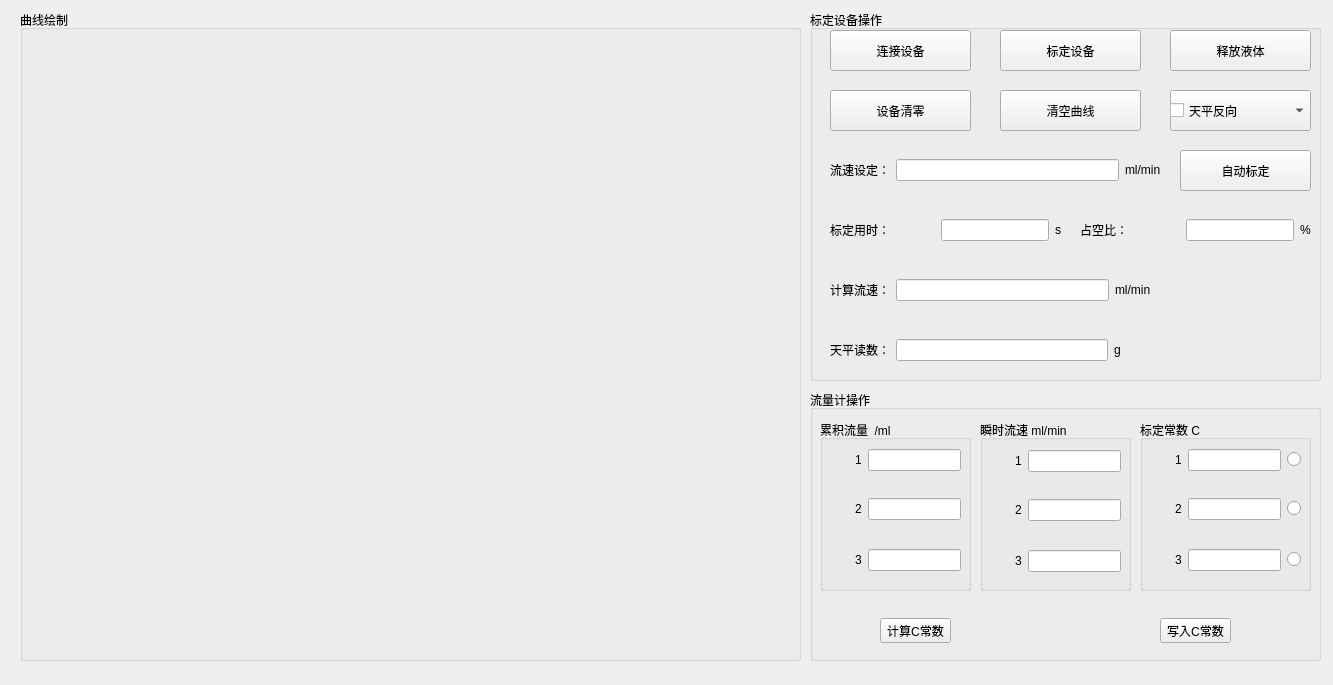
<?xml version="1.0" encoding="UTF-8"?>
<ui version="4.0">
 <class>FCOperationFlowmeter</class>
 <widget class="QWidget" name="FCOperationFlowmeter">
  <property name="geometry">
   <rect>
    <x>0</x>
    <y>0</y>
    <width>1333</width>
    <height>685</height>
   </rect>
  </property>
  <property name="windowTitle">
   <string>Form</string>
  </property>
  <widget class="QGroupBox" name="groupBox">
   <property name="geometry">
    <rect>
     <x>20</x>
     <y>10</y>
     <width>781</width>
     <height>651</height>
    </rect>
   </property>
   <property name="title">
    <string>曲线绘制</string>
   </property>
   <widget class="QCustomPlot" name="MyCustomPlot" native="true">
    <property name="geometry">
     <rect>
      <x>10</x>
      <y>20</y>
      <width>761</width>
      <height>611</height>
     </rect>
    </property>
   </widget>
  </widget>
  <widget class="QGroupBox" name="groupBox_2">
   <property name="geometry">
    <rect>
     <x>810</x>
     <y>10</y>
     <width>511</width>
     <height>371</height>
    </rect>
   </property>
   <property name="title">
    <string>标定设备操作</string>
   </property>
   <widget class="QToolButton" name="tbnConnect">
    <property name="geometry">
     <rect>
      <x>20</x>
      <y>20</y>
      <width>141</width>
      <height>41</height>
     </rect>
    </property>
    <property name="text">
     <string>连接设备</string>
    </property>
   </widget>
   <widget class="QToolButton" name="tbnMeasure">
    <property name="geometry">
     <rect>
      <x>190</x>
      <y>20</y>
      <width>141</width>
      <height>41</height>
     </rect>
    </property>
    <property name="text">
     <string>标定设备</string>
    </property>
   </widget>
   <widget class="QToolButton" name="tbnReset">
    <property name="geometry">
     <rect>
      <x>20</x>
      <y>80</y>
      <width>141</width>
      <height>41</height>
     </rect>
    </property>
    <property name="text">
     <string>设备清零</string>
    </property>
   </widget>
   <widget class="QToolButton" name="tbnOpen">
    <property name="geometry">
     <rect>
      <x>360</x>
      <y>20</y>
      <width>141</width>
      <height>41</height>
     </rect>
    </property>
    <property name="text">
     <string>释放液体</string>
    </property>
   </widget>
   <widget class="QWidget" name="layoutWidget">
    <property name="geometry">
     <rect>
      <x>270</x>
      <y>200</y>
      <width>231</width>
      <height>41</height>
     </rect>
    </property>
    <layout class="QGridLayout" name="gridLayout">
     <item row="1" column="3">
      <widget class="QLabel" name="lb15">
       <property name="text">
        <string>%</string>
       </property>
      </widget>
     </item>
     <item row="1" column="2">
      <widget class="QLineEdit" name="leDutyCycle">
       <property name="text">
        <string/>
       </property>
      </widget>
     </item>
     <item row="1" column="0">
      <widget class="QLabel" name="lb14">
       <property name="text">
        <string>占空比：</string>
       </property>
      </widget>
     </item>
     <item row="0" column="2">
      <spacer name="verticalSpacer">
       <property name="orientation">
        <enum>Qt::Vertical</enum>
       </property>
       <property name="sizeHint" stdset="0">
        <size>
         <width>20</width>
         <height>40</height>
        </size>
       </property>
      </spacer>
     </item>
     <item row="2" column="2">
      <spacer name="verticalSpacer_2">
       <property name="orientation">
        <enum>Qt::Vertical</enum>
       </property>
       <property name="sizeHint" stdset="0">
        <size>
         <width>20</width>
         <height>40</height>
        </size>
       </property>
      </spacer>
     </item>
     <item row="1" column="1">
      <spacer name="horizontalSpacer_2">
       <property name="orientation">
        <enum>Qt::Horizontal</enum>
       </property>
       <property name="sizeHint" stdset="0">
        <size>
         <width>40</width>
         <height>20</height>
        </size>
       </property>
      </spacer>
     </item>
    </layout>
   </widget>
   <widget class="QWidget" name="layoutWidget_2">
    <property name="geometry">
     <rect>
      <x>20</x>
      <y>260</y>
      <width>321</width>
      <height>41</height>
     </rect>
    </property>
    <layout class="QGridLayout" name="gridLayout_28">
     <item row="1" column="0">
      <widget class="QLabel" name="lb16">
       <property name="text">
        <string>计算流速：</string>
       </property>
      </widget>
     </item>
     <item row="1" column="1">
      <widget class="QLineEdit" name="leCalculateFlow">
       <property name="text">
        <string/>
       </property>
      </widget>
     </item>
     <item row="1" column="2">
      <widget class="QLabel" name="lb17">
       <property name="text">
        <string>ml/min</string>
       </property>
      </widget>
     </item>
     <item row="0" column="1">
      <spacer name="verticalSpacer_53">
       <property name="orientation">
        <enum>Qt::Vertical</enum>
       </property>
       <property name="sizeHint" stdset="0">
        <size>
         <width>20</width>
         <height>40</height>
        </size>
       </property>
      </spacer>
     </item>
     <item row="2" column="1">
      <spacer name="verticalSpacer_54">
       <property name="orientation">
        <enum>Qt::Vertical</enum>
       </property>
       <property name="sizeHint" stdset="0">
        <size>
         <width>20</width>
         <height>40</height>
        </size>
       </property>
      </spacer>
     </item>
    </layout>
   </widget>
   <widget class="QWidget" name="layoutWidget_3">
    <property name="geometry">
     <rect>
      <x>20</x>
      <y>320</y>
      <width>291</width>
      <height>41</height>
     </rect>
    </property>
    <layout class="QGridLayout" name="gridLayout_2">
     <item row="2" column="1">
      <spacer name="verticalSpacer_4">
       <property name="orientation">
        <enum>Qt::Vertical</enum>
       </property>
       <property name="sizeHint" stdset="0">
        <size>
         <width>20</width>
         <height>40</height>
        </size>
       </property>
      </spacer>
     </item>
     <item row="1" column="2">
      <widget class="QLabel" name="lb19">
       <property name="text">
        <string>g</string>
       </property>
      </widget>
     </item>
     <item row="1" column="1">
      <widget class="QLineEdit" name="leScaleDisplay"/>
     </item>
     <item row="1" column="0">
      <widget class="QLabel" name="lb18">
       <property name="text">
        <string>天平读数：</string>
       </property>
      </widget>
     </item>
     <item row="0" column="1">
      <spacer name="verticalSpacer_3">
       <property name="orientation">
        <enum>Qt::Vertical</enum>
       </property>
       <property name="sizeHint" stdset="0">
        <size>
         <width>20</width>
         <height>40</height>
        </size>
       </property>
      </spacer>
     </item>
    </layout>
   </widget>
   <widget class="QWidget" name="layoutWidget_4">
    <property name="geometry">
     <rect>
      <x>20</x>
      <y>200</y>
      <width>231</width>
      <height>41</height>
     </rect>
    </property>
    <layout class="QGridLayout" name="gridLayout_3">
     <item row="1" column="3">
      <widget class="QLabel" name="lb13">
       <property name="text">
        <string>s</string>
       </property>
      </widget>
     </item>
     <item row="1" column="2">
      <widget class="QLineEdit" name="leCalibrationTime">
       <property name="text">
        <string/>
       </property>
      </widget>
     </item>
     <item row="1" column="0">
      <widget class="QLabel" name="lb12">
       <property name="text">
        <string>标定用时：</string>
       </property>
      </widget>
     </item>
     <item row="0" column="2">
      <spacer name="verticalSpacer_5">
       <property name="orientation">
        <enum>Qt::Vertical</enum>
       </property>
       <property name="sizeHint" stdset="0">
        <size>
         <width>20</width>
         <height>40</height>
        </size>
       </property>
      </spacer>
     </item>
     <item row="2" column="2">
      <spacer name="verticalSpacer_6">
       <property name="orientation">
        <enum>Qt::Vertical</enum>
       </property>
       <property name="sizeHint" stdset="0">
        <size>
         <width>20</width>
         <height>40</height>
        </size>
       </property>
      </spacer>
     </item>
     <item row="1" column="1">
      <spacer name="horizontalSpacer_3">
       <property name="orientation">
        <enum>Qt::Horizontal</enum>
       </property>
       <property name="sizeHint" stdset="0">
        <size>
         <width>40</width>
         <height>20</height>
        </size>
       </property>
      </spacer>
     </item>
    </layout>
   </widget>
   <widget class="QToolButton" name="tbnClearWave">
    <property name="geometry">
     <rect>
      <x>190</x>
      <y>80</y>
      <width>141</width>
      <height>41</height>
     </rect>
    </property>
    <property name="text">
     <string>清空曲线</string>
    </property>
   </widget>
   <widget class="QToolButton" name="tbnFlowSpeedCalibration">
    <property name="geometry">
     <rect>
      <x>370</x>
      <y>140</y>
      <width>131</width>
      <height>41</height>
     </rect>
    </property>
    <property name="text">
     <string>自动标定</string>
    </property>
   </widget>
   <widget class="QWidget" name="layoutWidget_7">
    <property name="geometry">
     <rect>
      <x>20</x>
      <y>140</y>
      <width>331</width>
      <height>41</height>
     </rect>
    </property>
    <layout class="QGridLayout" name="gridLayout_27">
     <item row="0" column="1">
      <spacer name="verticalSpacer_51">
       <property name="orientation">
        <enum>Qt::Vertical</enum>
       </property>
       <property name="sizeHint" stdset="0">
        <size>
         <width>20</width>
         <height>40</height>
        </size>
       </property>
      </spacer>
     </item>
     <item row="2" column="1">
      <spacer name="verticalSpacer_52">
       <property name="orientation">
        <enum>Qt::Vertical</enum>
       </property>
       <property name="sizeHint" stdset="0">
        <size>
         <width>20</width>
         <height>40</height>
        </size>
       </property>
      </spacer>
     </item>
     <item row="1" column="2">
      <widget class="QLabel" name="lb11">
       <property name="text">
        <string>ml/min</string>
       </property>
      </widget>
     </item>
     <item row="1" column="0">
      <widget class="QLabel" name="lb10">
       <property name="text">
        <string>流速设定：</string>
       </property>
      </widget>
     </item>
     <item row="1" column="1">
      <widget class="QLineEdit" name="leFlowSpeed"/>
     </item>
    </layout>
   </widget>
   <widget class="QComboBox" name="comboBoxComPort">
    <property name="geometry">
     <rect>
      <x>360</x>
      <y>80</y>
      <width>141</width>
      <height>41</height>
     </rect>
    </property>
   </widget>
   <widget class="QCheckBox" name="cbInvert">
    <property name="geometry">
     <rect>
      <x>360</x>
      <y>80</y>
      <width>141</width>
      <height>41</height>
     </rect>
    </property>
    <property name="text">
     <string>天平反向</string>
    </property>
   </widget>
  </widget>
  <widget class="QGroupBox" name="groupBox_3">
   <property name="geometry">
    <rect>
     <x>810</x>
     <y>390</y>
     <width>511</width>
     <height>271</height>
    </rect>
   </property>
   <property name="title">
    <string>流量计操作</string>
   </property>
   <widget class="QGroupBox" name="groupBox_6">
    <property name="geometry">
     <rect>
      <x>170</x>
      <y>30</y>
      <width>151</width>
      <height>171</height>
     </rect>
    </property>
    <property name="title">
     <string>瞬时流速 ml/min</string>
    </property>
    <widget class="QWidget" name="layoutWidget_15">
     <property name="geometry">
      <rect>
       <x>10</x>
       <y>21</y>
       <width>131</width>
       <height>41</height>
      </rect>
     </property>
     <layout class="QGridLayout" name="gridLayout_33">
      <item row="2" column="0">
       <spacer name="horizontalSpacer_33">
        <property name="orientation">
         <enum>Qt::Horizontal</enum>
        </property>
        <property name="sizeHint" stdset="0">
         <size>
          <width>40</width>
          <height>20</height>
         </size>
        </property>
       </spacer>
      </item>
      <item row="2" column="2">
       <widget class="QLineEdit" name="leFlowDisplay_2">
        <property name="text">
         <string/>
        </property>
       </widget>
      </item>
      <item row="1" column="2">
       <spacer name="verticalSpacer_67">
        <property name="orientation">
         <enum>Qt::Vertical</enum>
        </property>
        <property name="sizeHint" stdset="0">
         <size>
          <width>20</width>
          <height>40</height>
         </size>
        </property>
       </spacer>
      </item>
      <item row="2" column="1">
       <widget class="QLabel" name="lb2">
        <property name="text">
         <string>1</string>
        </property>
       </widget>
      </item>
      <item row="3" column="2">
       <spacer name="verticalSpacer_66">
        <property name="orientation">
         <enum>Qt::Vertical</enum>
        </property>
        <property name="sizeHint" stdset="0">
         <size>
          <width>20</width>
          <height>40</height>
         </size>
        </property>
       </spacer>
      </item>
     </layout>
    </widget>
    <widget class="QWidget" name="layoutWidget_14">
     <property name="geometry">
      <rect>
       <x>10</x>
       <y>70</y>
       <width>131</width>
       <height>41</height>
      </rect>
     </property>
     <layout class="QGridLayout" name="gridLayout_32">
      <item row="1" column="1">
       <widget class="QLabel" name="lb5">
        <property name="text">
         <string>2</string>
        </property>
       </widget>
      </item>
      <item row="1" column="0">
       <spacer name="horizontalSpacer_32">
        <property name="orientation">
         <enum>Qt::Horizontal</enum>
        </property>
        <property name="sizeHint" stdset="0">
         <size>
          <width>40</width>
          <height>20</height>
         </size>
        </property>
       </spacer>
      </item>
      <item row="0" column="2">
       <spacer name="verticalSpacer_64">
        <property name="orientation">
         <enum>Qt::Vertical</enum>
        </property>
        <property name="sizeHint" stdset="0">
         <size>
          <width>20</width>
          <height>40</height>
         </size>
        </property>
       </spacer>
      </item>
      <item row="1" column="2">
       <widget class="QLineEdit" name="leFlowDisplay_5">
        <property name="text">
         <string/>
        </property>
       </widget>
      </item>
      <item row="2" column="2">
       <spacer name="verticalSpacer_65">
        <property name="orientation">
         <enum>Qt::Vertical</enum>
        </property>
        <property name="sizeHint" stdset="0">
         <size>
          <width>20</width>
          <height>40</height>
         </size>
        </property>
       </spacer>
      </item>
     </layout>
    </widget>
    <widget class="QWidget" name="layoutWidget_17">
     <property name="geometry">
      <rect>
       <x>10</x>
       <y>121</y>
       <width>131</width>
       <height>41</height>
      </rect>
     </property>
     <layout class="QGridLayout" name="gridLayout_35">
      <item row="1" column="0">
       <spacer name="horizontalSpacer_35">
        <property name="orientation">
         <enum>Qt::Horizontal</enum>
        </property>
        <property name="sizeHint" stdset="0">
         <size>
          <width>40</width>
          <height>20</height>
         </size>
        </property>
       </spacer>
      </item>
      <item row="0" column="2">
       <spacer name="verticalSpacer_70">
        <property name="orientation">
         <enum>Qt::Vertical</enum>
        </property>
        <property name="sizeHint" stdset="0">
         <size>
          <width>20</width>
          <height>40</height>
         </size>
        </property>
       </spacer>
      </item>
      <item row="1" column="2">
       <widget class="QLineEdit" name="leFlowDisplay_8">
        <property name="text">
         <string/>
        </property>
       </widget>
      </item>
      <item row="1" column="1">
       <widget class="QLabel" name="lb8">
        <property name="text">
         <string>3</string>
        </property>
       </widget>
      </item>
      <item row="2" column="2">
       <spacer name="verticalSpacer_71">
        <property name="orientation">
         <enum>Qt::Vertical</enum>
        </property>
        <property name="sizeHint" stdset="0">
         <size>
          <width>20</width>
          <height>40</height>
         </size>
        </property>
       </spacer>
      </item>
     </layout>
    </widget>
   </widget>
   <widget class="QGroupBox" name="groupBox_8">
    <property name="geometry">
     <rect>
      <x>10</x>
      <y>30</y>
      <width>151</width>
      <height>171</height>
     </rect>
    </property>
    <property name="title">
     <string>累积流量  /ml</string>
    </property>
    <widget class="QWidget" name="layoutWidget_27">
     <property name="geometry">
      <rect>
       <x>10</x>
       <y>69</y>
       <width>131</width>
       <height>41</height>
      </rect>
     </property>
     <layout class="QGridLayout" name="gridLayout_45">
      <item row="1" column="1">
       <widget class="QLabel" name="lb4">
        <property name="text">
         <string>2</string>
        </property>
       </widget>
      </item>
      <item row="0" column="2">
       <spacer name="verticalSpacer_90">
        <property name="orientation">
         <enum>Qt::Vertical</enum>
        </property>
        <property name="sizeHint" stdset="0">
         <size>
          <width>20</width>
          <height>40</height>
         </size>
        </property>
       </spacer>
      </item>
      <item row="1" column="0">
       <spacer name="horizontalSpacer_45">
        <property name="orientation">
         <enum>Qt::Horizontal</enum>
        </property>
        <property name="sizeHint" stdset="0">
         <size>
          <width>40</width>
          <height>20</height>
         </size>
        </property>
       </spacer>
      </item>
      <item row="2" column="2">
       <spacer name="verticalSpacer_91">
        <property name="orientation">
         <enum>Qt::Vertical</enum>
        </property>
        <property name="sizeHint" stdset="0">
         <size>
          <width>20</width>
          <height>40</height>
         </size>
        </property>
       </spacer>
      </item>
      <item row="1" column="2">
       <widget class="QLineEdit" name="leFlowDisplay_4">
        <property name="text">
         <string/>
        </property>
       </widget>
      </item>
     </layout>
    </widget>
    <widget class="QWidget" name="layoutWidget_28">
     <property name="geometry">
      <rect>
       <x>10</x>
       <y>20</y>
       <width>131</width>
       <height>41</height>
      </rect>
     </property>
     <layout class="QGridLayout" name="gridLayout_46">
      <item row="2" column="1">
       <widget class="QLabel" name="lb1">
        <property name="text">
         <string>1</string>
        </property>
       </widget>
      </item>
      <item row="2" column="2">
       <widget class="QLineEdit" name="leFlowDisplay_1">
        <property name="text">
         <string/>
        </property>
       </widget>
      </item>
      <item row="1" column="2">
       <spacer name="verticalSpacer_92">
        <property name="orientation">
         <enum>Qt::Vertical</enum>
        </property>
        <property name="sizeHint" stdset="0">
         <size>
          <width>20</width>
          <height>40</height>
         </size>
        </property>
       </spacer>
      </item>
      <item row="3" column="2">
       <spacer name="verticalSpacer_93">
        <property name="orientation">
         <enum>Qt::Vertical</enum>
        </property>
        <property name="sizeHint" stdset="0">
         <size>
          <width>20</width>
          <height>40</height>
         </size>
        </property>
       </spacer>
      </item>
      <item row="2" column="0">
       <spacer name="horizontalSpacer_46">
        <property name="orientation">
         <enum>Qt::Horizontal</enum>
        </property>
        <property name="sizeHint" stdset="0">
         <size>
          <width>40</width>
          <height>20</height>
         </size>
        </property>
       </spacer>
      </item>
     </layout>
    </widget>
    <widget class="QWidget" name="layoutWidget_29">
     <property name="geometry">
      <rect>
       <x>10</x>
       <y>120</y>
       <width>131</width>
       <height>41</height>
      </rect>
     </property>
     <layout class="QGridLayout" name="gridLayout_47">
      <item row="1" column="2">
       <widget class="QLineEdit" name="leFlowDisplay_7">
        <property name="text">
         <string/>
        </property>
       </widget>
      </item>
      <item row="0" column="2">
       <spacer name="verticalSpacer_94">
        <property name="orientation">
         <enum>Qt::Vertical</enum>
        </property>
        <property name="sizeHint" stdset="0">
         <size>
          <width>20</width>
          <height>40</height>
         </size>
        </property>
       </spacer>
      </item>
      <item row="2" column="2">
       <spacer name="verticalSpacer_95">
        <property name="orientation">
         <enum>Qt::Vertical</enum>
        </property>
        <property name="sizeHint" stdset="0">
         <size>
          <width>20</width>
          <height>40</height>
         </size>
        </property>
       </spacer>
      </item>
      <item row="1" column="0">
       <spacer name="horizontalSpacer_47">
        <property name="orientation">
         <enum>Qt::Horizontal</enum>
        </property>
        <property name="sizeHint" stdset="0">
         <size>
          <width>40</width>
          <height>20</height>
         </size>
        </property>
       </spacer>
      </item>
      <item row="1" column="1">
       <widget class="QLabel" name="lb7">
        <property name="text">
         <string>3</string>
        </property>
       </widget>
      </item>
     </layout>
    </widget>
   </widget>
   <widget class="QGroupBox" name="groupBox_7">
    <property name="geometry">
     <rect>
      <x>330</x>
      <y>30</y>
      <width>171</width>
      <height>171</height>
     </rect>
    </property>
    <property name="title">
     <string>标定常数 C</string>
    </property>
    <widget class="QWidget" name="layoutWidget_6">
     <property name="geometry">
      <rect>
       <x>10</x>
       <y>69</y>
       <width>151</width>
       <height>41</height>
      </rect>
     </property>
     <layout class="QGridLayout" name="gridLayout_19">
      <item row="2" column="2">
       <spacer name="verticalSpacer_15">
        <property name="orientation">
         <enum>Qt::Vertical</enum>
        </property>
        <property name="sizeHint" stdset="0">
         <size>
          <width>20</width>
          <height>40</height>
         </size>
        </property>
       </spacer>
      </item>
      <item row="1" column="2">
       <widget class="QLineEdit" name="leFlowDisplay_6">
        <property name="text">
         <string/>
        </property>
       </widget>
      </item>
      <item row="1" column="0">
       <spacer name="horizontalSpacer_24">
        <property name="orientation">
         <enum>Qt::Horizontal</enum>
        </property>
        <property name="sizeHint" stdset="0">
         <size>
          <width>40</width>
          <height>20</height>
         </size>
        </property>
       </spacer>
      </item>
      <item row="1" column="1">
       <widget class="QLabel" name="lb6">
        <property name="text">
         <string>2</string>
        </property>
       </widget>
      </item>
      <item row="0" column="2">
       <spacer name="verticalSpacer_12">
        <property name="orientation">
         <enum>Qt::Vertical</enum>
        </property>
        <property name="sizeHint" stdset="0">
         <size>
          <width>20</width>
          <height>40</height>
         </size>
        </property>
       </spacer>
      </item>
      <item row="1" column="3">
       <widget class="QRadioButton" name="rbConstant2">
        <property name="text">
         <string/>
        </property>
       </widget>
      </item>
     </layout>
    </widget>
    <widget class="QWidget" name="layoutWidget_8">
     <property name="geometry">
      <rect>
       <x>10</x>
       <y>120</y>
       <width>151</width>
       <height>41</height>
      </rect>
     </property>
     <layout class="QGridLayout" name="gridLayout_21">
      <item row="1" column="0">
       <spacer name="horizontalSpacer_26">
        <property name="orientation">
         <enum>Qt::Horizontal</enum>
        </property>
        <property name="sizeHint" stdset="0">
         <size>
          <width>40</width>
          <height>20</height>
         </size>
        </property>
       </spacer>
      </item>
      <item row="0" column="2">
       <spacer name="verticalSpacer_16">
        <property name="orientation">
         <enum>Qt::Vertical</enum>
        </property>
        <property name="sizeHint" stdset="0">
         <size>
          <width>20</width>
          <height>40</height>
         </size>
        </property>
       </spacer>
      </item>
      <item row="1" column="1">
       <widget class="QLabel" name="lb9">
        <property name="text">
         <string>3</string>
        </property>
       </widget>
      </item>
      <item row="2" column="2">
       <spacer name="verticalSpacer_41">
        <property name="orientation">
         <enum>Qt::Vertical</enum>
        </property>
        <property name="sizeHint" stdset="0">
         <size>
          <width>20</width>
          <height>40</height>
         </size>
        </property>
       </spacer>
      </item>
      <item row="1" column="2">
       <widget class="QLineEdit" name="leFlowDisplay_9">
        <property name="text">
         <string/>
        </property>
       </widget>
      </item>
      <item row="1" column="3">
       <widget class="QRadioButton" name="rbConstant3">
        <property name="text">
         <string/>
        </property>
       </widget>
      </item>
     </layout>
    </widget>
    <widget class="QWidget" name="layoutWidget_9">
     <property name="geometry">
      <rect>
       <x>10</x>
       <y>20</y>
       <width>151</width>
       <height>41</height>
      </rect>
     </property>
     <layout class="QGridLayout" name="gridLayout_22">
      <item row="2" column="1">
       <widget class="QLabel" name="lb3">
        <property name="text">
         <string>1</string>
        </property>
       </widget>
      </item>
      <item row="2" column="0">
       <spacer name="horizontalSpacer_27">
        <property name="orientation">
         <enum>Qt::Horizontal</enum>
        </property>
        <property name="sizeHint" stdset="0">
         <size>
          <width>40</width>
          <height>20</height>
         </size>
        </property>
       </spacer>
      </item>
      <item row="1" column="2">
       <spacer name="verticalSpacer_42">
        <property name="orientation">
         <enum>Qt::Vertical</enum>
        </property>
        <property name="sizeHint" stdset="0">
         <size>
          <width>20</width>
          <height>40</height>
         </size>
        </property>
       </spacer>
      </item>
      <item row="3" column="2">
       <spacer name="verticalSpacer_9">
        <property name="orientation">
         <enum>Qt::Vertical</enum>
        </property>
        <property name="sizeHint" stdset="0">
         <size>
          <width>20</width>
          <height>40</height>
         </size>
        </property>
       </spacer>
      </item>
      <item row="2" column="2">
       <widget class="QLineEdit" name="leFlowDisplay_3">
        <property name="text">
         <string/>
        </property>
       </widget>
      </item>
      <item row="2" column="3">
       <widget class="QRadioButton" name="rbConstant1">
        <property name="text">
         <string/>
        </property>
       </widget>
      </item>
     </layout>
    </widget>
   </widget>
   <widget class="QWidget" name="layoutWidget_5">
    <property name="geometry">
     <rect>
      <x>70</x>
      <y>220</y>
      <width>351</width>
      <height>41</height>
     </rect>
    </property>
    <layout class="QGridLayout" name="gridLayout_30">
     <item row="2" column="0">
      <spacer name="verticalSpacer_60">
       <property name="orientation">
        <enum>Qt::Vertical</enum>
       </property>
       <property name="sizeHint" stdset="0">
        <size>
         <width>20</width>
         <height>40</height>
        </size>
       </property>
      </spacer>
     </item>
     <item row="1" column="2">
      <widget class="QToolButton" name="tbnWriteConst">
       <property name="text">
        <string>写入C常数</string>
       </property>
      </widget>
     </item>
     <item row="1" column="0">
      <widget class="QToolButton" name="tbnCalculateConst">
       <property name="text">
        <string>计算C常数</string>
       </property>
      </widget>
     </item>
     <item row="0" column="2">
      <spacer name="verticalSpacer_61">
       <property name="orientation">
        <enum>Qt::Vertical</enum>
       </property>
       <property name="sizeHint" stdset="0">
        <size>
         <width>20</width>
         <height>40</height>
        </size>
       </property>
      </spacer>
     </item>
     <item row="1" column="1">
      <spacer name="horizontalSpacer">
       <property name="orientation">
        <enum>Qt::Horizontal</enum>
       </property>
       <property name="sizeHint" stdset="0">
        <size>
         <width>40</width>
         <height>20</height>
        </size>
       </property>
      </spacer>
     </item>
    </layout>
   </widget>
  </widget>
 </widget>
 <customwidgets>
  <customwidget>
   <class>QCustomPlot</class>
   <extends>QWidget</extends>
   <header location="global">qcustomplot.h</header>
   <container>1</container>
  </customwidget>
 </customwidgets>
 <resources/>
 <connections/>
</ui>
